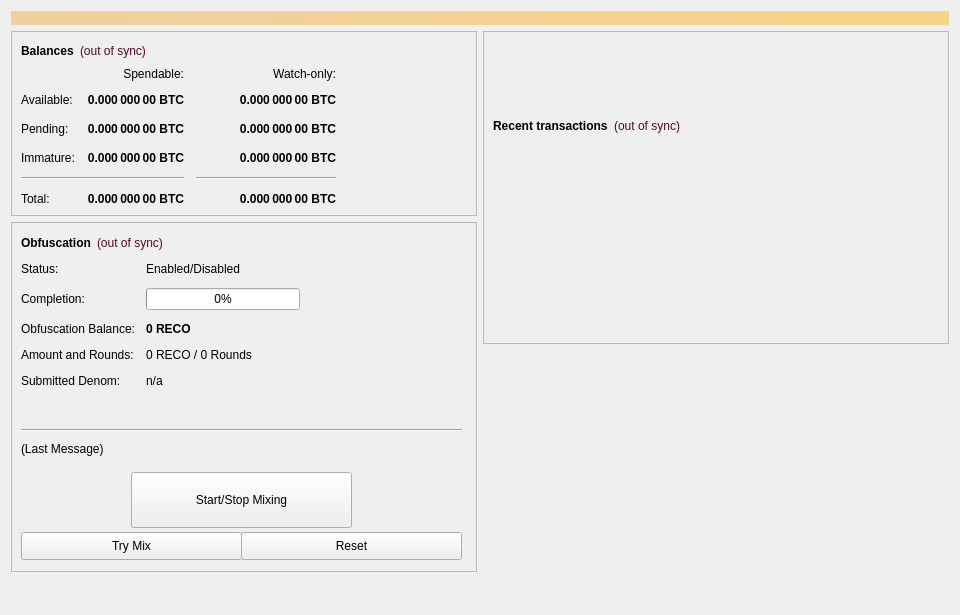
<?xml version="1.0" encoding="UTF-8"?>
<ui version="4.0">
 <class>OverviewPage</class>
 <widget class="QWidget" name="OverviewPage">
  <property name="geometry">
   <rect>
    <x>0</x>
    <y>0</y>
    <width>960</width>
    <height>615</height>
   </rect>
  </property>
  <property name="minimumSize">
   <size>
    <width>960</width>
    <height>0</height>
   </size>
  </property>
  <property name="windowTitle">
   <string>Form</string>
  </property>
  <layout class="QVBoxLayout" name="topLayout">
   <item>
    <widget class="QLabel" name="labelAlerts">
     <property name="visible">
      <bool>false</bool>
     </property>
     <property name="styleSheet">
      <string notr="true">background-color: qlineargradient(x1: 0, y1: 0, x2: 1, y2: 0, stop:0 #F0D0A0, stop:1 #F8D488); color:#000000;</string>
     </property>
     <property name="wordWrap">
      <bool>true</bool>
     </property>
     <property name="margin">
      <number>3</number>
     </property>
    </widget>
   </item>
   <item>
    <layout class="QHBoxLayout" name="horizontalLayout" stretch="1,1">
     <item>
      <layout class="QVBoxLayout" name="verticalLayout_2">
       <item>
        <widget class="QFrame" name="frame">
         <property name="frameShape">
          <enum>QFrame::StyledPanel</enum>
         </property>
         <property name="frameShadow">
          <enum>QFrame::Raised</enum>
         </property>
         <layout class="QVBoxLayout" name="verticalLayout_4">
          <item>
           <layout class="QHBoxLayout" name="horizontalLayout_4">
            <item>
             <widget class="QLabel" name="label_5">
              <property name="font">
               <font>
                <weight>75</weight>
                <bold>true</bold>
               </font>
              </property>
              <property name="text">
               <string>Balances</string>
              </property>
             </widget>
            </item>
            <item>
             <widget class="QLabel" name="labelWalletStatus">
              <property name="cursor">
               <cursorShape>WhatsThisCursor</cursorShape>
              </property>
              <property name="toolTip">
               <string>The displayed information may be out of date. Your wallet automatically synchronizes with the RECO network after a connection is established, but this process has not completed yet.</string>
              </property>
              <property name="styleSheet">
               <string notr="true">QLabel { color: #510922; }</string>
              </property>
              <property name="text">
               <string notr="true">(out of sync)</string>
              </property>
              <property name="alignment">
               <set>Qt::AlignLeading|Qt::AlignLeft|Qt::AlignVCenter</set>
              </property>
             </widget>
            </item>
            <item>
             <spacer name="horizontalSpacer_3">
              <property name="orientation">
               <enum>Qt::Horizontal</enum>
              </property>
              <property name="sizeHint" stdset="0">
               <size>
                <width>40</width>
                <height>20</height>
               </size>
              </property>
             </spacer>
            </item>
           </layout>
          </item>
          <item>
           <layout class="QGridLayout" name="gridLayout">
            <property name="spacing">
             <number>12</number>
            </property>
            <item row="2" column="2">
             <widget class="QLabel" name="labelWatchPending">
              <property name="font">
               <font>
                <weight>75</weight>
                <bold>true</bold>
               </font>
              </property>
              <property name="cursor">
               <cursorShape>IBeamCursor</cursorShape>
              </property>
              <property name="toolTip">
               <string>Unconfirmed transactions to watch-only addresses</string>
              </property>
              <property name="text">
               <string notr="true">0.000 000 00 BTC</string>
              </property>
              <property name="alignment">
               <set>Qt::AlignRight|Qt::AlignTrailing|Qt::AlignVCenter</set>
              </property>
              <property name="textInteractionFlags">
               <set>Qt::LinksAccessibleByMouse|Qt::TextSelectableByKeyboard|Qt::TextSelectableByMouse</set>
              </property>
             </widget>
            </item>
            <item row="2" column="1">
             <widget class="QLabel" name="labelUnconfirmed">
              <property name="font">
               <font>
                <weight>75</weight>
                <bold>true</bold>
               </font>
              </property>
              <property name="cursor">
               <cursorShape>IBeamCursor</cursorShape>
              </property>
              <property name="toolTip">
               <string>Total of transactions that have yet to be confirmed, and do not yet count toward the spendable balance</string>
              </property>
              <property name="text">
               <string notr="true">0.000 000 00 BTC</string>
              </property>
              <property name="alignment">
               <set>Qt::AlignRight|Qt::AlignTrailing|Qt::AlignVCenter</set>
              </property>
              <property name="textInteractionFlags">
               <set>Qt::LinksAccessibleByMouse|Qt::TextSelectableByKeyboard|Qt::TextSelectableByMouse</set>
              </property>
             </widget>
            </item>
            <item row="3" column="2">
             <widget class="QLabel" name="labelWatchImmature">
              <property name="font">
               <font>
                <weight>75</weight>
                <bold>true</bold>
               </font>
              </property>
              <property name="cursor">
               <cursorShape>IBeamCursor</cursorShape>
              </property>
              <property name="toolTip">
               <string>Staked or masternode rewards in watch-only addresses that has not yet matured</string>
              </property>
              <property name="text">
               <string notr="true">0.000 000 00 BTC</string>
              </property>
              <property name="alignment">
               <set>Qt::AlignRight|Qt::AlignTrailing|Qt::AlignVCenter</set>
              </property>
              <property name="textInteractionFlags">
               <set>Qt::LinksAccessibleByMouse|Qt::TextSelectableByKeyboard|Qt::TextSelectableByMouse</set>
              </property>
             </widget>
            </item>
            <item row="4" column="0" colspan="2">
             <widget class="Line" name="lineSpendableBalance">
              <property name="orientation">
               <enum>Qt::Horizontal</enum>
              </property>
             </widget>
            </item>
            <item row="4" column="2">
             <widget class="Line" name="lineWatchBalance">
              <property name="sizePolicy">
               <sizepolicy hsizetype="Preferred" vsizetype="Fixed">
                <horstretch>0</horstretch>
                <verstretch>0</verstretch>
               </sizepolicy>
              </property>
              <property name="minimumSize">
               <size>
                <width>140</width>
                <height>0</height>
               </size>
              </property>
              <property name="orientation">
               <enum>Qt::Horizontal</enum>
              </property>
             </widget>
            </item>
            <item row="5" column="0">
             <widget class="QLabel" name="labelTotalText">
              <property name="text">
               <string>Total:</string>
              </property>
             </widget>
            </item>
            <item row="3" column="1">
             <widget class="QLabel" name="labelImmature">
              <property name="font">
               <font>
                <weight>75</weight>
                <bold>true</bold>
               </font>
              </property>
              <property name="cursor">
               <cursorShape>IBeamCursor</cursorShape>
              </property>
              <property name="toolTip">
               <string>Staked or masternode rewards that has not yet matured</string>
              </property>
              <property name="text">
               <string notr="true">0.000 000 00 BTC</string>
              </property>
              <property name="alignment">
               <set>Qt::AlignRight|Qt::AlignTrailing|Qt::AlignVCenter</set>
              </property>
              <property name="textInteractionFlags">
               <set>Qt::LinksAccessibleByMouse|Qt::TextSelectableByKeyboard|Qt::TextSelectableByMouse</set>
              </property>
             </widget>
            </item>
            <item row="2" column="3">
             <spacer name="horizontalSpacer_2">
              <property name="orientation">
               <enum>Qt::Horizontal</enum>
              </property>
              <property name="sizeHint" stdset="0">
               <size>
                <width>40</width>
                <height>20</height>
               </size>
              </property>
             </spacer>
            </item>
            <item row="3" column="0">
             <widget class="QLabel" name="labelImmatureText">
              <property name="text">
               <string>Immature:</string>
              </property>
             </widget>
            </item>
            <item row="5" column="1">
             <widget class="QLabel" name="labelTotal">
              <property name="font">
               <font>
                <weight>75</weight>
                <bold>true</bold>
               </font>
              </property>
              <property name="cursor">
               <cursorShape>IBeamCursor</cursorShape>
              </property>
              <property name="toolTip">
               <string>Your current total balance</string>
              </property>
              <property name="text">
               <string notr="true">0.000 000 00 BTC</string>
              </property>
              <property name="alignment">
               <set>Qt::AlignRight|Qt::AlignTrailing|Qt::AlignVCenter</set>
              </property>
              <property name="textInteractionFlags">
               <set>Qt::LinksAccessibleByMouse|Qt::TextSelectableByKeyboard|Qt::TextSelectableByMouse</set>
              </property>
             </widget>
            </item>
            <item row="5" column="2">
             <widget class="QLabel" name="labelWatchTotal">
              <property name="font">
               <font>
                <weight>75</weight>
                <bold>true</bold>
               </font>
              </property>
              <property name="cursor">
               <cursorShape>IBeamCursor</cursorShape>
              </property>
              <property name="toolTip">
               <string>Current total balance in watch-only addresses</string>
              </property>
              <property name="text">
               <string notr="true">0.000 000 00 BTC</string>
              </property>
              <property name="alignment">
               <set>Qt::AlignRight|Qt::AlignTrailing|Qt::AlignVCenter</set>
              </property>
              <property name="textInteractionFlags">
               <set>Qt::LinksAccessibleByMouse|Qt::TextSelectableByKeyboard|Qt::TextSelectableByMouse</set>
              </property>
             </widget>
            </item>
            <item row="0" column="2">
             <widget class="QLabel" name="labelWatchonly">
              <property name="text">
               <string>Watch-only:</string>
              </property>
              <property name="alignment">
               <set>Qt::AlignRight|Qt::AlignTrailing|Qt::AlignVCenter</set>
              </property>
             </widget>
            </item>
            <item row="1" column="0">
             <widget class="QLabel" name="labelBalanceText">
              <property name="text">
               <string>Available:</string>
              </property>
             </widget>
            </item>
            <item row="1" column="1">
             <widget class="QLabel" name="labelBalance">
              <property name="font">
               <font>
                <weight>75</weight>
                <bold>true</bold>
               </font>
              </property>
              <property name="cursor">
               <cursorShape>IBeamCursor</cursorShape>
              </property>
              <property name="toolTip">
               <string>Your current spendable balance</string>
              </property>
              <property name="text">
               <string notr="true">0.000 000 00 BTC</string>
              </property>
              <property name="alignment">
               <set>Qt::AlignRight|Qt::AlignTrailing|Qt::AlignVCenter</set>
              </property>
              <property name="textInteractionFlags">
               <set>Qt::LinksAccessibleByMouse|Qt::TextSelectableByKeyboard|Qt::TextSelectableByMouse</set>
              </property>
             </widget>
            </item>
            <item row="1" column="2">
             <widget class="QLabel" name="labelWatchAvailable">
              <property name="font">
               <font>
                <weight>75</weight>
                <bold>true</bold>
               </font>
              </property>
              <property name="cursor">
               <cursorShape>IBeamCursor</cursorShape>
              </property>
              <property name="toolTip">
               <string>Your current balance in watch-only addresses</string>
              </property>
              <property name="text">
               <string notr="true">0.000 000 00 BTC</string>
              </property>
              <property name="alignment">
               <set>Qt::AlignRight|Qt::AlignTrailing|Qt::AlignVCenter</set>
              </property>
              <property name="textInteractionFlags">
               <set>Qt::LinksAccessibleByMouse|Qt::TextSelectableByKeyboard|Qt::TextSelectableByMouse</set>
              </property>
             </widget>
            </item>
            <item row="2" column="0">
             <widget class="QLabel" name="labelPendingText">
              <property name="text">
               <string>Pending:</string>
              </property>
             </widget>
            </item>
            <item row="0" column="1">
             <widget class="QLabel" name="labelSpendable">
              <property name="text">
               <string>Spendable:</string>
              </property>
              <property name="alignment">
               <set>Qt::AlignRight|Qt::AlignTrailing|Qt::AlignVCenter</set>
              </property>
             </widget>
            </item>
           </layout>
          </item>
         </layout>
        </widget>
       </item>
       <item>
        <widget class="QFrame" name="frameObfuscation">
         <property name="minimumSize">
          <size>
           <width>0</width>
           <height>350</height>
          </size>
         </property>
         <property name="layoutDirection">
          <enum>Qt::LeftToRight</enum>
         </property>
         <property name="frameShape">
          <enum>QFrame::StyledPanel</enum>
         </property>
         <property name="frameShadow">
          <enum>QFrame::Raised</enum>
         </property>
         <widget class="QWidget" name="formLayoutWidget">
          <property name="geometry">
           <rect>
            <x>10</x>
            <y>40</y>
            <width>451</width>
            <height>161</height>
           </rect>
          </property>
          <layout class="QFormLayout" name="formLayout">
           <property name="fieldGrowthPolicy">
            <enum>QFormLayout::AllNonFixedFieldsGrow</enum>
           </property>
           <property name="horizontalSpacing">
            <number>11</number>
           </property>
           <property name="verticalSpacing">
            <number>12</number>
           </property>
           <item row="0" column="0">
            <widget class="QLabel" name="label_6">
             <property name="text">
              <string>Status:</string>
             </property>
            </widget>
           </item>
           <item row="1" column="0">
            <widget class="QLabel" name="label_7">
             <property name="text">
              <string>Completion:</string>
             </property>
            </widget>
           </item>
           <item row="1" column="1">
            <widget class="QProgressBar" name="obfuscationProgress">
             <property name="maximumSize">
              <size>
               <width>154</width>
               <height>16777215</height>
              </size>
             </property>
             <property name="value">
              <number>0</number>
             </property>
            </widget>
           </item>
           <item row="2" column="0">
            <widget class="QLabel" name="labelAnonymizedText">
             <property name="text">
              <string>Obfuscation Balance:</string>
             </property>
            </widget>
           </item>
           <item row="2" column="1">
            <widget class="QLabel" name="labelAnonymized">
             <property name="font">
              <font>
               <weight>75</weight>
               <bold>true</bold>
              </font>
             </property>
             <property name="text">
              <string notr="true">0 RECO</string>
             </property>
            </widget>
           </item>
           <item row="3" column="0">
            <widget class="QLabel" name="label_8">
             <property name="text">
              <string>Amount and Rounds:</string>
             </property>
            </widget>
           </item>
           <item row="3" column="1">
            <widget class="QLabel" name="labelAmountRounds">
             <property name="text">
              <string>0 RECO / 0 Rounds</string>
             </property>
            </widget>
           </item>
           <item row="4" column="0">
            <widget class="QLabel" name="label_9">
             <property name="text">
              <string>Submitted Denom:</string>
             </property>
            </widget>
           </item>
           <item row="4" column="1">
            <widget class="QLabel" name="labelSubmittedDenom">
             <property name="toolTip">
              <string>The denominations you submitted to the Masternode.&lt;br&gt;To mix, other users must submit the exact same denominations.</string>
             </property>
             <property name="text">
              <string>n/a</string>
             </property>
            </widget>
           </item>
           <item row="0" column="1">
            <widget class="QLabel" name="obfuscationEnabled">
             <property name="text">
              <string>Enabled/Disabled</string>
             </property>
            </widget>
           </item>
          </layout>
         </widget>
         <widget class="QPushButton" name="runAutoDenom">
          <property name="geometry">
           <rect>
            <x>251</x>
            <y>17</y>
            <width>1</width>
            <height>1</height>
           </rect>
          </property>
          <property name="palette">
           <palette>
            <active>
             <colorrole role="WindowText">
              <brush brushstyle="SolidPattern">
               <color alpha="255">
                <red>0</red>
                <green>0</green>
                <blue>0</blue>
               </color>
              </brush>
             </colorrole>
             <colorrole role="Button">
              <brush brushstyle="SolidPattern">
               <color alpha="255">
                <red>239</red>
                <green>238</green>
                <blue>238</blue>
               </color>
              </brush>
             </colorrole>
             <colorrole role="Light">
              <brush brushstyle="SolidPattern">
               <color alpha="255">
                <red>255</red>
                <green>255</green>
                <blue>255</blue>
               </color>
              </brush>
             </colorrole>
             <colorrole role="Midlight">
              <brush brushstyle="SolidPattern">
               <color alpha="255">
                <red>247</red>
                <green>246</green>
                <blue>246</blue>
               </color>
              </brush>
             </colorrole>
             <colorrole role="Dark">
              <brush brushstyle="SolidPattern">
               <color alpha="255">
                <red>119</red>
                <green>119</green>
                <blue>119</blue>
               </color>
              </brush>
             </colorrole>
             <colorrole role="Mid">
              <brush brushstyle="SolidPattern">
               <color alpha="255">
                <red>159</red>
                <green>159</green>
                <blue>159</blue>
               </color>
              </brush>
             </colorrole>
             <colorrole role="Text">
              <brush brushstyle="SolidPattern">
               <color alpha="255">
                <red>0</red>
                <green>0</green>
                <blue>0</blue>
               </color>
              </brush>
             </colorrole>
             <colorrole role="BrightText">
              <brush brushstyle="SolidPattern">
               <color alpha="255">
                <red>255</red>
                <green>255</green>
                <blue>255</blue>
               </color>
              </brush>
             </colorrole>
             <colorrole role="ButtonText">
              <brush brushstyle="SolidPattern">
               <color alpha="255">
                <red>0</red>
                <green>0</green>
                <blue>0</blue>
               </color>
              </brush>
             </colorrole>
             <colorrole role="Base">
              <brush brushstyle="SolidPattern">
               <color alpha="255">
                <red>255</red>
                <green>255</green>
                <blue>255</blue>
               </color>
              </brush>
             </colorrole>
             <colorrole role="Window">
              <brush brushstyle="SolidPattern">
               <color alpha="255">
                <red>239</red>
                <green>238</green>
                <blue>238</blue>
               </color>
              </brush>
             </colorrole>
             <colorrole role="Shadow">
              <brush brushstyle="SolidPattern">
               <color alpha="255">
                <red>0</red>
                <green>0</green>
                <blue>0</blue>
               </color>
              </brush>
             </colorrole>
             <colorrole role="AlternateBase">
              <brush brushstyle="SolidPattern">
               <color alpha="255">
                <red>247</red>
                <green>246</green>
                <blue>246</blue>
               </color>
              </brush>
             </colorrole>
             <colorrole role="ToolTipBase">
              <brush brushstyle="SolidPattern">
               <color alpha="255">
                <red>255</red>
                <green>255</green>
                <blue>220</blue>
               </color>
              </brush>
             </colorrole>
             <colorrole role="ToolTipText">
              <brush brushstyle="SolidPattern">
               <color alpha="255">
                <red>0</red>
                <green>0</green>
                <blue>0</blue>
               </color>
              </brush>
             </colorrole>
            </active>
            <inactive>
             <colorrole role="WindowText">
              <brush brushstyle="SolidPattern">
               <color alpha="255">
                <red>0</red>
                <green>0</green>
                <blue>0</blue>
               </color>
              </brush>
             </colorrole>
             <colorrole role="Button">
              <brush brushstyle="SolidPattern">
               <color alpha="255">
                <red>239</red>
                <green>238</green>
                <blue>238</blue>
               </color>
              </brush>
             </colorrole>
             <colorrole role="Light">
              <brush brushstyle="SolidPattern">
               <color alpha="255">
                <red>255</red>
                <green>255</green>
                <blue>255</blue>
               </color>
              </brush>
             </colorrole>
             <colorrole role="Midlight">
              <brush brushstyle="SolidPattern">
               <color alpha="255">
                <red>247</red>
                <green>246</green>
                <blue>246</blue>
               </color>
              </brush>
             </colorrole>
             <colorrole role="Dark">
              <brush brushstyle="SolidPattern">
               <color alpha="255">
                <red>119</red>
                <green>119</green>
                <blue>119</blue>
               </color>
              </brush>
             </colorrole>
             <colorrole role="Mid">
              <brush brushstyle="SolidPattern">
               <color alpha="255">
                <red>159</red>
                <green>159</green>
                <blue>159</blue>
               </color>
              </brush>
             </colorrole>
             <colorrole role="Text">
              <brush brushstyle="SolidPattern">
               <color alpha="255">
                <red>0</red>
                <green>0</green>
                <blue>0</blue>
               </color>
              </brush>
             </colorrole>
             <colorrole role="BrightText">
              <brush brushstyle="SolidPattern">
               <color alpha="255">
                <red>255</red>
                <green>255</green>
                <blue>255</blue>
               </color>
              </brush>
             </colorrole>
             <colorrole role="ButtonText">
              <brush brushstyle="SolidPattern">
               <color alpha="255">
                <red>0</red>
                <green>0</green>
                <blue>0</blue>
               </color>
              </brush>
             </colorrole>
             <colorrole role="Base">
              <brush brushstyle="SolidPattern">
               <color alpha="255">
                <red>255</red>
                <green>255</green>
                <blue>255</blue>
               </color>
              </brush>
             </colorrole>
             <colorrole role="Window">
              <brush brushstyle="SolidPattern">
               <color alpha="255">
                <red>239</red>
                <green>238</green>
                <blue>238</blue>
               </color>
              </brush>
             </colorrole>
             <colorrole role="Shadow">
              <brush brushstyle="SolidPattern">
               <color alpha="255">
                <red>0</red>
                <green>0</green>
                <blue>0</blue>
               </color>
              </brush>
             </colorrole>
             <colorrole role="AlternateBase">
              <brush brushstyle="SolidPattern">
               <color alpha="255">
                <red>247</red>
                <green>246</green>
                <blue>246</blue>
               </color>
              </brush>
             </colorrole>
             <colorrole role="ToolTipBase">
              <brush brushstyle="SolidPattern">
               <color alpha="255">
                <red>255</red>
                <green>255</green>
                <blue>220</blue>
               </color>
              </brush>
             </colorrole>
             <colorrole role="ToolTipText">
              <brush brushstyle="SolidPattern">
               <color alpha="255">
                <red>0</red>
                <green>0</green>
                <blue>0</blue>
               </color>
              </brush>
             </colorrole>
            </inactive>
            <disabled>
             <colorrole role="WindowText">
              <brush brushstyle="SolidPattern">
               <color alpha="255">
                <red>119</red>
                <green>119</green>
                <blue>119</blue>
               </color>
              </brush>
             </colorrole>
             <colorrole role="Button">
              <brush brushstyle="SolidPattern">
               <color alpha="255">
                <red>239</red>
                <green>238</green>
                <blue>238</blue>
               </color>
              </brush>
             </colorrole>
             <colorrole role="Light">
              <brush brushstyle="SolidPattern">
               <color alpha="255">
                <red>255</red>
                <green>255</green>
                <blue>255</blue>
               </color>
              </brush>
             </colorrole>
             <colorrole role="Midlight">
              <brush brushstyle="SolidPattern">
               <color alpha="255">
                <red>247</red>
                <green>246</green>
                <blue>246</blue>
               </color>
              </brush>
             </colorrole>
             <colorrole role="Dark">
              <brush brushstyle="SolidPattern">
               <color alpha="255">
                <red>119</red>
                <green>119</green>
                <blue>119</blue>
               </color>
              </brush>
             </colorrole>
             <colorrole role="Mid">
              <brush brushstyle="SolidPattern">
               <color alpha="255">
                <red>159</red>
                <green>159</green>
                <blue>159</blue>
               </color>
              </brush>
             </colorrole>
             <colorrole role="Text">
              <brush brushstyle="SolidPattern">
               <color alpha="255">
                <red>119</red>
                <green>119</green>
                <blue>119</blue>
               </color>
              </brush>
             </colorrole>
             <colorrole role="BrightText">
              <brush brushstyle="SolidPattern">
               <color alpha="255">
                <red>255</red>
                <green>255</green>
                <blue>255</blue>
               </color>
              </brush>
             </colorrole>
             <colorrole role="ButtonText">
              <brush brushstyle="SolidPattern">
               <color alpha="255">
                <red>119</red>
                <green>119</green>
                <blue>119</blue>
               </color>
              </brush>
             </colorrole>
             <colorrole role="Base">
              <brush brushstyle="SolidPattern">
               <color alpha="255">
                <red>239</red>
                <green>238</green>
                <blue>238</blue>
               </color>
              </brush>
             </colorrole>
             <colorrole role="Window">
              <brush brushstyle="SolidPattern">
               <color alpha="255">
                <red>239</red>
                <green>238</green>
                <blue>238</blue>
               </color>
              </brush>
             </colorrole>
             <colorrole role="Shadow">
              <brush brushstyle="SolidPattern">
               <color alpha="255">
                <red>0</red>
                <green>0</green>
                <blue>0</blue>
               </color>
              </brush>
             </colorrole>
             <colorrole role="AlternateBase">
              <brush brushstyle="SolidPattern">
               <color alpha="255">
                <red>239</red>
                <green>238</green>
                <blue>238</blue>
               </color>
              </brush>
             </colorrole>
             <colorrole role="ToolTipBase">
              <brush brushstyle="SolidPattern">
               <color alpha="255">
                <red>255</red>
                <green>255</green>
                <blue>220</blue>
               </color>
              </brush>
             </colorrole>
             <colorrole role="ToolTipText">
              <brush brushstyle="SolidPattern">
               <color alpha="255">
                <red>0</red>
                <green>0</green>
                <blue>0</blue>
               </color>
              </brush>
             </colorrole>
            </disabled>
           </palette>
          </property>
          <property name="focusPolicy">
           <enum>Qt::NoFocus</enum>
          </property>
          <property name="autoFillBackground">
           <bool>true</bool>
          </property>
          <property name="text">
           <string/>
          </property>
          <property name="flat">
           <bool>true</bool>
          </property>
         </widget>
         <widget class="QPushButton" name="toggleObfuscation">
          <property name="geometry">
           <rect>
            <x>120</x>
            <y>250</y>
            <width>221</width>
            <height>56</height>
           </rect>
          </property>
          <property name="sizePolicy">
           <sizepolicy hsizetype="MinimumExpanding" vsizetype="Fixed">
            <horstretch>0</horstretch>
            <verstretch>0</verstretch>
           </sizepolicy>
          </property>
          <property name="text">
           <string>Start/Stop Mixing</string>
          </property>
         </widget>
         <widget class="Line" name="lineLastMessage">
          <property name="geometry">
           <rect>
            <x>10</x>
            <y>200</y>
            <width>441</width>
            <height>16</height>
           </rect>
          </property>
          <property name="orientation">
           <enum>Qt::Horizontal</enum>
          </property>
         </widget>
         <widget class="QLabel" name="obfuscationStatus">
          <property name="geometry">
           <rect>
            <x>10</x>
            <y>220</y>
            <width>451</width>
            <height>61</height>
           </rect>
          </property>
          <property name="minimumSize">
           <size>
            <width>288</width>
            <height>43</height>
           </size>
          </property>
          <property name="text">
           <string>(Last Message)</string>
          </property>
          <property name="alignment">
           <set>Qt::AlignLeading|Qt::AlignLeft|Qt::AlignTop</set>
          </property>
          <property name="wordWrap">
           <bool>true</bool>
          </property>
         </widget>
         <widget class="QPushButton" name="obfuscationAuto">
          <property name="geometry">
           <rect>
            <x>10</x>
            <y>310</y>
            <width>221</width>
            <height>28</height>
           </rect>
          </property>
          <property name="sizePolicy">
           <sizepolicy hsizetype="MinimumExpanding" vsizetype="Fixed">
            <horstretch>0</horstretch>
            <verstretch>0</verstretch>
           </sizepolicy>
          </property>
          <property name="toolTip">
           <string>Try to manually submit a Obfuscation request.</string>
          </property>
          <property name="text">
           <string>Try Mix</string>
          </property>
         </widget>
         <widget class="QPushButton" name="obfuscationReset">
          <property name="geometry">
           <rect>
            <x>230</x>
            <y>310</y>
            <width>221</width>
            <height>28</height>
           </rect>
          </property>
          <property name="sizePolicy">
           <sizepolicy hsizetype="MinimumExpanding" vsizetype="Fixed">
            <horstretch>0</horstretch>
            <verstretch>0</verstretch>
           </sizepolicy>
          </property>
          <property name="toolTip">
           <string>Reset the current status of Obfuscation (can interrupt Obfuscation if it's in the process of Mixing, which can cost you money!)</string>
          </property>
          <property name="autoFillBackground">
           <bool>false</bool>
          </property>
          <property name="text">
           <string>Reset</string>
          </property>
         </widget>
         <widget class="QWidget" name="layoutWidget">
          <property name="geometry">
           <rect>
            <x>10</x>
            <y>10</y>
            <width>431</width>
            <height>22</height>
           </rect>
          </property>
          <layout class="QHBoxLayout" name="horizontalLayout_5">
           <item>
            <widget class="QLabel" name="label_2">
             <property name="font">
              <font>
               <weight>75</weight>
               <bold>true</bold>
              </font>
             </property>
             <property name="text">
              <string>Obfuscation</string>
             </property>
            </widget>
           </item>
           <item>
            <widget class="QLabel" name="labelObfuscationSyncStatus">
             <property name="toolTip">
              <string>The displayed information may be out of date. Your wallet automatically synchronizes with the RECO network after a connection is established, but this process has not completed yet.</string>
             </property>
             <property name="styleSheet">
              <string notr="true">QLabel { color: #510922; }</string>
             </property>
             <property name="text">
              <string notr="true">(out of sync)</string>
             </property>
             <property name="alignment">
              <set>Qt::AlignLeading|Qt::AlignLeft|Qt::AlignVCenter</set>
             </property>
            </widget>
           </item>
           <item>
            <spacer name="horizontalSpacer_4">
             <property name="orientation">
              <enum>Qt::Horizontal</enum>
             </property>
             <property name="sizeHint" stdset="0">
              <size>
               <width>40</width>
               <height>20</height>
              </size>
             </property>
            </spacer>
           </item>
          </layout>
         </widget>
        </widget>
       </item>
       <item>
        <spacer name="verticalSpacer">
         <property name="orientation">
          <enum>Qt::Vertical</enum>
         </property>
         <property name="sizeHint" stdset="0">
          <size>
           <width>20</width>
           <height>40</height>
          </size>
         </property>
        </spacer>
       </item>
      </layout>
     </item>
     <item>
      <layout class="QVBoxLayout" name="verticalLayout_3">
       <item>
        <widget class="QFrame" name="frame_2">
         <property name="frameShape">
          <enum>QFrame::StyledPanel</enum>
         </property>
         <property name="frameShadow">
          <enum>QFrame::Raised</enum>
         </property>
         <layout class="QVBoxLayout" name="verticalLayout">
          <item>
           <spacer name="verticalSpacer_3">
            <property name="orientation">
             <enum>Qt::Vertical</enum>
            </property>
            <property name="sizeType">
             <enum>QSizePolicy::Fixed</enum>
            </property>
            <property name="sizeHint" stdset="0">
             <size>
              <width>20</width>
              <height>75</height>
             </size>
            </property>
           </spacer>
          </item>
          <item>
           <layout class="QHBoxLayout" name="horizontalLayout_2">
            <item>
             <widget class="QLabel" name="label_4">
              <property name="font">
               <font>
                <weight>75</weight>
                <bold>true</bold>
               </font>
              </property>
              <property name="text">
               <string>Recent transactions</string>
              </property>
             </widget>
            </item>
            <item>
             <widget class="QLabel" name="labelTransactionsStatus">
              <property name="cursor">
               <cursorShape>WhatsThisCursor</cursorShape>
              </property>
              <property name="toolTip">
               <string>The displayed information may be out of date. Your wallet automatically synchronizes with the RECO network after a connection is established, but this process has not completed yet.</string>
              </property>
              <property name="styleSheet">
               <string notr="true">QLabel { color: #510922; }</string>
              </property>
              <property name="text">
               <string notr="true">(out of sync)</string>
              </property>
              <property name="alignment">
               <set>Qt::AlignRight|Qt::AlignTrailing|Qt::AlignVCenter</set>
              </property>
             </widget>
            </item>
            <item>
             <spacer name="horizontalSpacer">
              <property name="orientation">
               <enum>Qt::Horizontal</enum>
              </property>
              <property name="sizeHint" stdset="0">
               <size>
                <width>40</width>
                <height>20</height>
               </size>
              </property>
             </spacer>
            </item>
           </layout>
          </item>
          <item>
           <widget class="QListView" name="listTransactions">
            <property name="styleSheet">
             <string notr="true">QListView { background: transparent; }</string>
            </property>
            <property name="frameShape">
             <enum>QFrame::NoFrame</enum>
            </property>
            <property name="verticalScrollBarPolicy">
             <enum>Qt::ScrollBarAlwaysOff</enum>
            </property>
            <property name="horizontalScrollBarPolicy">
             <enum>Qt::ScrollBarAlwaysOff</enum>
            </property>
            <property name="selectionMode">
             <enum>QAbstractItemView::NoSelection</enum>
            </property>
           </widget>
          </item>
         </layout>
        </widget>
       </item>
       <item>
        <spacer name="verticalSpacer_2">
         <property name="orientation">
          <enum>Qt::Vertical</enum>
         </property>
         <property name="sizeType">
          <enum>QSizePolicy::Expanding</enum>
         </property>
         <property name="sizeHint" stdset="0">
          <size>
           <width>20</width>
           <height>40</height>
          </size>
         </property>
        </spacer>
       </item>
      </layout>
     </item>
    </layout>
   </item>
  </layout>
 </widget>
 <resources/>
 <connections/>
</ui>
